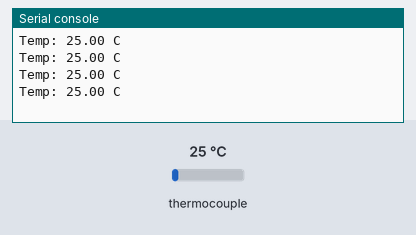
The program below on a simulated Raspberry Pi Pico running MicroPython. Shown: the last lines printed to the serial console. The inputs (shaded band) are chosen by the test bench; at power-on: thermocouple 25 °C.

Above: at 1.2 s.
1.3 s: thermocouple set to 6 °C
At 1.71 s:
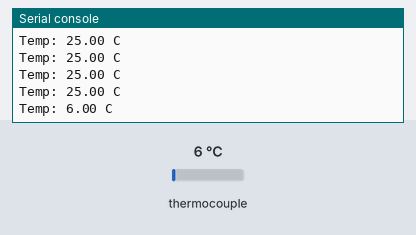
2.8 s: thermocouple set to 75 °C
At 2.91 s:
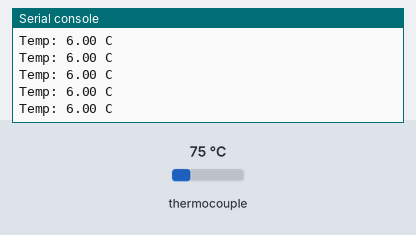
Timing chart, 0 to 5.8 s (numbered marks = the images above; inputs shaded):
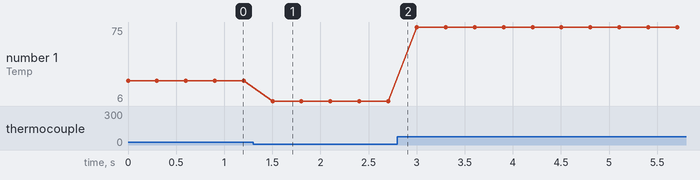

Measured:
- after the input at 1.3 s, the serial console: prints a new line after 0.20 s (image 1)
- plotted number 1: 25 → 6 after the input at 1.3 s, 6 → 75 after the input at 2.8 s

The program:

example.py
```python
# Reads temperature from a MAX6675 using MicroPython on a Pico (or similar) via SPI, converting the raw 12-bit value to Celsius and printing the result while detecting an open thermocouple.
#
# Buy this module: https://shillehtek.com/products/max6675-module-k-type-thermocouple-sensor-measures-up-to-1024-degrees
# Full manual: https://shillehtek.com/blogs/shillehtek-product-manuals/max6675-module-k-type-thermocouple-sensor-measures-up-to-1024-degrees-manual
# More examples: https://github.com/shillehbean/shillehtek-examples
#

# MAX6675 K-type thermocouple - Pico (MicroPython)
# SPI0: SCK=GP18, MISO=GP16, CS=GP17

from machine import Pin, SPI
import time

spi = SPI(0, baudrate=1000000, polarity=0, phase=0,
          sck=Pin(18), mosi=Pin(19), miso=Pin(16))
cs = Pin(17, Pin.OUT, value=1)

def read_temp_c():
    cs.value(0)
    raw = spi.read(2)
    cs.value(1)
    value = (raw[0] << 8) | raw[1]

    if value & 0x4:
        return None
    return (value >> 3) * 0.25

while True:
    c = read_temp_c()
    if c is None:
        print("Thermocouple disconnected!")
    else:
        print("Temp: {:.2f} C".format(c))
    time.sleep(0.3)
```
